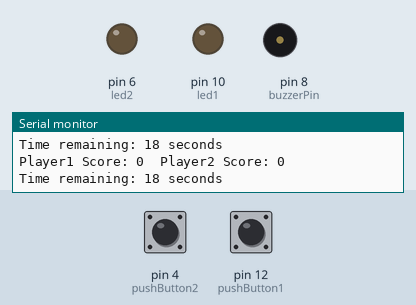
Bench run of a sketch on a simulated Arduino Uno, built with avr-gcc and run on an emulated ATmega328P. Shown: output pins drawn as LEDs (lit = HIGH), buzzer (waves = sounding, pin HIGH), the last lines printed to the serial monitor. Dashed ring = blinking. The test bench sets the inputs (shaded band); at power-on: pin 4 (pushButton2) HIGH, pin 12 (pushButton1) HIGH.

Above: at 1.2 s.
1.3 s: pin 4 (pushButton2) pulled LOW for 1 s
At 2.3 s:
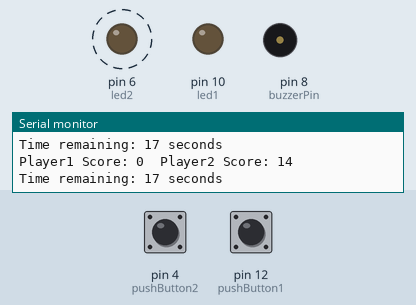
3.8 s: pin 12 (pushButton1) pulled LOW for 1 s
At 4.9 s:
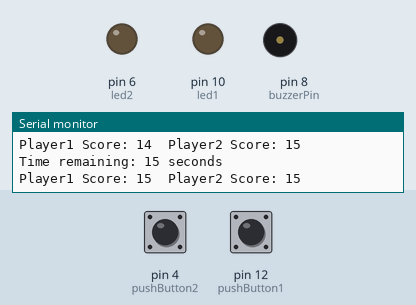
Timing chart, 0 to 6.8 s (numbered marks = the images above; inputs shaded):
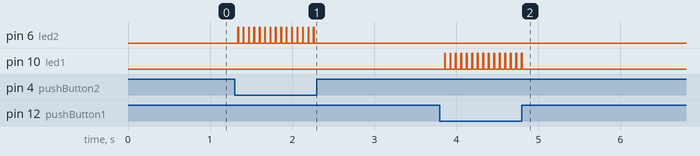

The sketch:

gameBonyeza.ino
```cpp
/*  This code is authored by:
 *      Peter Kagwe Kagunyi
 *      School of Engineering and Technology
 *      Kenyatta University
 *  This is an interactive game by use of pushButtons. Two players play against each other.
 *  The pushbuttons are pressed and the player with the highest presses takes the win.
 *  The main aim of this exercise is to ensure that the IEEE learners in the Arduino series think outside the box.
 *       The game is to be played within a given time. After that, the players will have to reset.
 *       Each press is accompanied by a count for the given player, and the respective LED flickers.
 *       The Serial monitor is used to display the game progress.
 */

const int buzzerPin = 8;      //Variable to store the pin to be used by the buzzer oncethe game is over.
const int pushButton1 =  12;  //Variable to store the pin for player1's button.
const int pushButton2 = 4;    //Variable to store the pin for player2's button.
const int led1 = 10;          //Variable to store the pin for player1's LED.
const int led2 = 6;           //Variable to store the pin for player2's LED.

unsigned long timeToFinal = 20000; //Variable to store the set time for the game.
unsigned long timeTaken;           //Variable to store the time taken since the program started to run.
unsigned long timeRemaining;       //Variable to store the time difference of the above two.

int count1 = 0, count2 = 0;        //variables to store the counts of the presses/pushes.
int pushed1, pushed2; //Variables to store the states of the pins.
void setup()
{
  //Initialize the pins, and serial communication.
  pinMode(buzzerPin, OUTPUT);
  pinMode(led1, OUTPUT);
  pinMode(led2, OUTPUT);
  pinMode(pushButton1, INPUT_PULLUP);
  pinMode(pushButton2, INPUT_PULLUP);
  Serial.begin(9600);
}

void loop()
{
  String returnMessage;  //Variable to store message after game is complete
  int playScore;         //Variable to store score of the winner

  timeTaken = millis(); //millis() is an inbuilt Arduino function to obtain the time taken since the curent proram started to run

  timeRemaining = (timeToFinal - timeTaken)/1000;

  //If there is still time to game, let them game.
  if (timeTaken <= timeToFinal)
  {
    Serial.print("Time remaining: ");
    Serial.print(timeRemaining);
    Serial.println(" seconds");

    pushed1 = digitalRead(pushButton1);  //Store the state of the button
    if (pushed1 == LOW)  //Check whether the button is pressed/
    {
      count1 = count1 + 1;  //Increment the count
      //Flicker the LED
      digitalWrite(led1, HIGH);
      delay(10);
      digitalWrite(led1, LOW);
    }

    pushed2 = digitalRead(pushButton2); //Store the state of the button
    if (pushed2 == LOW) //Check whether the button is pressed
    {
      count2 = count2 + 1;  //Increment the count
      //Flicker the LED
      digitalWrite(led2, HIGH);
      delay(10);
      digitalWrite(led2, LOW);
    }
    //Print current game scores.
    Serial.print("Player1 Score: ");
    Serial.print(count1);
    Serial.print("\tPlayer2 Score: ");
    Serial.println(count2);

  }
  else
  {
    //Gauge the players.
    if (count1 > count2)
    {
      returnMessage = "Player 1 wins. Hurray";
      playScore = count1;
    }
    else if (count1 <count2)
    {
      returnMessage = "Player 2 wins. Hurray";
      playScore = count2;
    }
    else
    {
      returnMessage = "Both players draw. What a competition!!!";
      playScore = count1;
      //playScore = count2;
    }

    //Check the states of the pins.
    pushed1 = digitalRead(pushButton1);
    pushed2 = digitalRead(pushButton2);
    if ((pushed1 == LOW) || (pushed2 == LOW))
    {
      digitalWrite(buzzerPin, HIGH);
      delay(500);
      digitalWrite(buzzerPin, LOW);
      Serial.println("Game Over!!!");
      Serial.println(returnMessage);
      Serial.print("Score: ");
      Serial.print(playScore);
      Serial.println(" points.");
    }
  }
}
```

Measured:
- after the input at 1.3 s, pin 6 (led2): alternates HIGH for 0.01 s and LOW for 0.06 s, 30 changes in all, then stays LOW, starting at once
- after the input at 3.8 s, pin 10 (led1): alternates HIGH for 0.01 s and LOW for 0.06 s, 30 changes in all, then stays LOW, starting after 0.06 s
